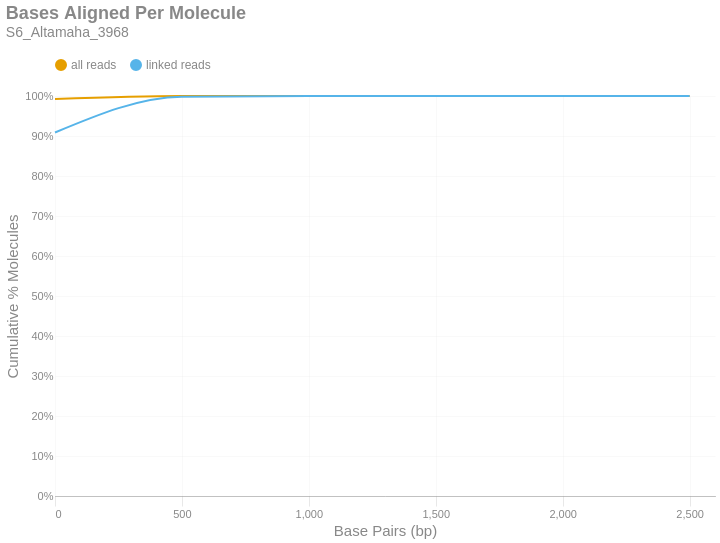

Notebook code cell kept with this figure:
### Markdown cell above
### Bases Aligned Per Molecule
This is a cumulative frequency distribution showing the number of base pairs aligned per unique molecule. These data are shown in 500 bp bins. There are two distributions: one with `all reads` (yellow) and another with only `linked reads` (blue). The percent of molecules in the `linked reads` distribution is relative to the total number of linked molecules.

### Code cell
if SKIPLR:
    print_html(f"Skipped")
else:
    binned_df = consolidated_hist(valids['aligned_bp'], mask, 500, True)
    with SafeRender(binned_df):
        (
            density_plot(binned_df, 'Bases Aligned Per Molecule', samplename, 'basesper')
            .encode(
                x=alt.X('bin:Q', title="Base Pairs (bp)").axis(tickMinStep=500).scale(padding=0),
                y=alt.Y('value:Q', title='Cumulative % Molecules')
                    .axis(format='%')
                    .scale(domain = [0,1])
                    .stack(False),
                color=alt.Color("key:N").scale(domain = ["all reads", "linked reads"]),
                tooltip = [
                    alt.Tooltip("key:N", title = "Data Type"),
                    alt.Tooltip("range_label:N", title="Bases Aligned Per Molecule"),
                    alt.Tooltip("value:Q", format = ".2%", title="% Molecules (Cum.)")
                ]
            )
        ).display()

### Figure 1 — Vega-Lite specification as saved in the notebook (floating-point values rounded to 4 significant figures)
{"width": "container", "height": 400, "config": {"title": {"anchor": "start", "dy": -15, "fontSize": 18, "color": "#888888", "subtitleColor": "#888888", "subtitleFontSize": 14}, "arc": {"fill": "#0072B2"}, "axis": {"domainColor": "#888888", "domainWidth": 0.5, "gridWidth": 0.2, "grid": false, "titleFontWeight": 400, "titleFontSize": 15, "labelFontSize": 11, "labelColor": "#888888", "tickColor": "#888888", "tickWidth": 0.2, "titleColor": "#888888"}, "axisBand": {"grid": false}, "axisX": {"grid": true, "tickSize": 10, "domainCap": "round"}, "axisY": {"domain": false, "grid": true, "tickSize": 0, "domainCap": "round"}, "background": "transparent", "header": {"labelFontSize": 15, "labelColor": "#888888", "titleFontSize": 15, "titleFontWeight": 600, "titleColor": "#888888"}, "legend": {"labelFont": "sans-serif", "labelFontSize": 12, "labelColor": "#888888", "symbolSize": 100, "symbolType": "circle", "titleFontSize": 12, "titlePadding": 10, "titleColor": "#888888", "title": null, "orient": "top"}, "range": {"category": ["#E69F00", "#56B4E9", "#009E73", "#F0E442", "#0072B2", "#D55E00", "#CC79A7", "#000000"], "diverging": ["#cfe8f3", "#a2d4ec", "#73bfe2", "#46abdb", "#1696d2", "#12719e"]}, "area": {"fill": "#0072B2", "fillOpacity": 0.7, "line": true, "strokeOpacity": 0.7}, "line": {"color": "#0072B2", "stroke": "#0072B2", "strokeWidth": 2}, "trail": {"color": "#0072B2", "stroke": "#0072B2", "strokeWidth": 0, "size": 1}, "point": {"filled": true, "fillOpacity": 1.0, "size": 95}, "text": {"color": "#888888", "fontSize": 11, "align": "right", "fontWeight": 400, "size": 11}, "bar": {"fill": "#0072B2", "stroke": null}, "view": {"stroke": null, "continuousWidth": 660, "continuousHeight": 400}}, "data": {"name": "data-09896b2a143d1b4d07b5b47f2cb209c2"}, "mark": {"type": "line", "interpolate": "monotone", "point": {"opacity": 0, "size": 275}}, "encoding": {"color": {"field": "key", "scale": {"domain": ["all reads", "linked reads"]}, "type": "nominal"}, "tooltip": [{"field": "key", "title": "Data Type", "type": "nominal"}, {"field": "range_label", "title": "Bases Aligned Per Molecule", "type": "nominal"}, {"field": "value", "format": ".2%", "title": "% Molecules (Cum.)", "type": "quantitative"}], "x": {"axis": {"tickMinStep": 500}, "field": "bin", "scale": {"padding": 0}, "title": "Base Pairs (bp)", "type": "quantitative"}, "y": {"axis": {"format": "%"}, "field": "value", "scale": {"domain": [0, 1]}, "stack": false, "title": "Cumulative % Molecules", "type": "quantitative"}}, "params": [{"name": "param_c36ac31b6afebe62", "select": {"type": "point", "fields": ["key"]}, "bind": "legend"}], "title": {"text": "Bases Aligned Per Molecule", "subtitle": "S6_Altamaha_3968"}, "transform": [{"fold": ["all reads (cumsum)", "linked reads (cumsum)"]}, {"calculate": "replace(datum.key, ' (cumsum)', '')", "as": "key"}, {"filter": {"param": "param_c36ac31b6afebe62"}}], "usermeta": {"embedOptions": {"downloadFileName": "S6_Altamaha_3968.basesper"}}, "$schema": "https://vega.github.io/schema/vega-lite/v6.1.0.json", "datasets": {"data-09896b2a143d1b4d07b5b47f2cb209c2": [{"bin": "0.0", "interval": "0.0-500.0", "all reads": 0.9926, "linked reads": 0.9088, "all reads (cumsum)": 0.9926, "linked reads (cumsum)": 0.9088, "range_label": "0-499"}, {"bin": "500.0", "interval": "500.0-1000.0", "all reads": 0.00722, "linked reads": 0.08947, "all reads (cumsum)": 0.9998, "linked reads (cumsum)": 0.9983, "range_label": "500-999"}, {"bin": "1000.0", "interval": "1000.0-1500.0", "all reads": 0.0001628, "linked reads": 0.001646, "all reads (cumsum)": 1.0, "linked reads (cumsum)": 0.9999, "range_label": "1000-1499"}, {"bin": "1500.0", "interval": "1500.0-2000.0", "all reads": 5.876e-06, "linked reads": 5.053e-05, "all reads (cumsum)": 1.0, "linked reads (cumsum)": 1.0, "range_label": "1500-1999"}, {"bin": "2000.0", "interval": "2000.0-2500.0", "all reads": 8.394e-07, "linked reads": 0.0, "all reads (cumsum)": 1.0, "linked reads (cumsum)": 1.0, "range_label": "2000-2499"}, {"bin": "2500.0", "interval": "2500.0-3000.0", "all reads": 2.798e-07, "linked reads": 3.609e-06, "all reads (cumsum)": 1.0, "linked reads (cumsum)": 1.0, "range_label": "2500-2999"}]}}
